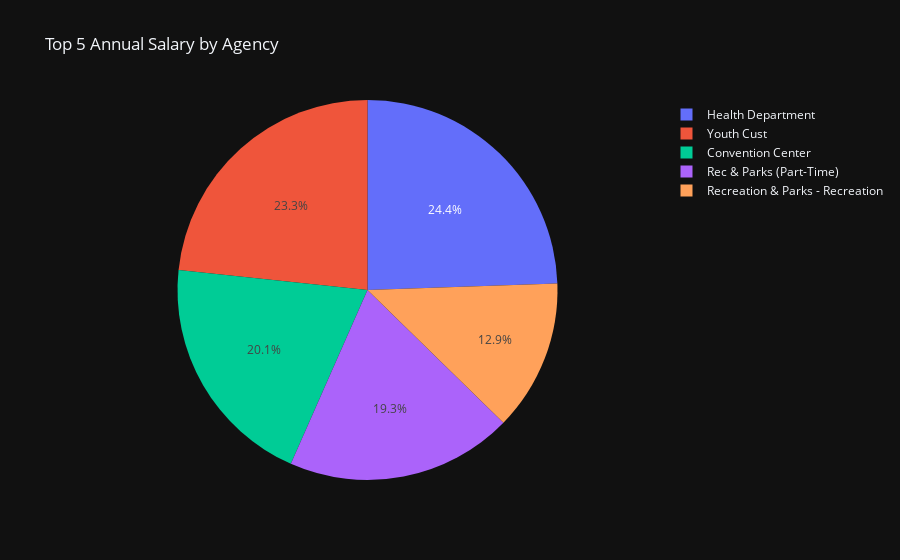

Write notebook code for a chart like this one.
### Code cell
diagram = px.pie(df.head(20), values='annualSalary', names='agencyName', title='Top 5 Annual Salary by Agency')
diagram.update_layout(width=800, height=600)
diagram.show()

### Figure 1 — Plotly figure (JSON) as saved in the notebook; plotly's stock layout.template omitted (floating-point values rounded to 4 significant figures)
{"data": [{"domain": {"x": [0.0, 1.0], "y": [0.0, 1.0]}, "hovertemplate": "agencyName=%{label}<br>annualSalary=%{value}<extra></extra>", "labels": ["Convention Center", "Youth Cust", "Health Department", "Health Department", "Health Department", "Health Department", "Health Department", "Health Department", "Health Department", "Health Department", "Health Department", "Health Department", "Health Department", "Health Department", "Recreation & Parks - Recreation", "Youth Cust", "Youth Cust", "Rec & Parks (Part-Time)", "Health Department", "Rec & Parks (Part-Time)"], "legendgroup": "", "name": "", "showlegend": true, "values": [38939, 15080, 0, 0, 0, 4576, 4576, 4576, 4576, 4576, 4576, 4576, 4576, 4576, 24960, 15080, 15080, 16640, 6240, 20800], "type": "pie"}], "layout": {"legend": {"tracegroupgap": 0}, "title": {"text": "Top 5 Annual Salary by Agency"}}}
